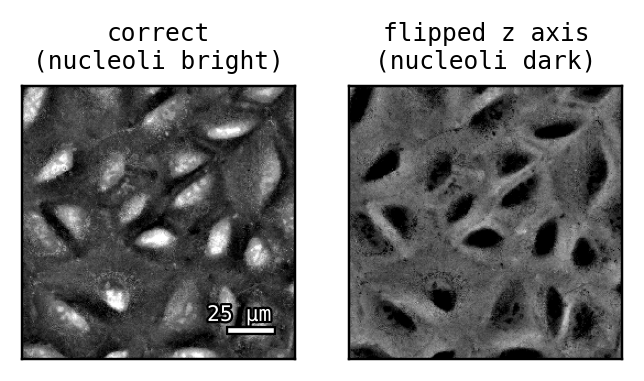
#> input picture docs/guide/labelfree-screening/figures/fig_flip.png, 644 x 381 px, given in place of stack_3.png, which was not available
$ python make_figures.py
#> lines starting #> are read from the running program, lines starting #| are printed output that depends on the picture; after the words box and inside, x2 and y2 are one past the last pixel; in counts of white or black regions, pixels touching at a corner belong together
"""Generate the data figures for the label-free screening tutorial.

Draws every figure from the 8-bit image crops in ./data/, so it needs no
data outside this folder. See ../README.md for the exact command and the
pinned package versions.

Writes vector PDF (for the whitepaper) and PNG (for the docs site) figure
pairs into this folder. Figures are drawn at their print size with 8 pt
labels: the overview at the full text width, the failure-mode figures at
the size they take inside their boxes, so the whitepaper includes them
unscaled.

The crops in ./data/ are cut from one raw OPS position and from
reconstructions of it on the Biohub HPC. ``--from-hpc`` rebuilds them there
(needs iohub); the paths are options because they are specific to that
system.

The Koehler alignment figure has its own script, koehler/make_figure.py.
"""

import argparse
from pathlib import Path

import matplotlib
import matplotlib.patheffects as pe
import matplotlib.pyplot as plt
import numpy as np
from PIL import Image, ImageDraw

matplotlib.use("Agg")
plt.rcParams["font.family"] = "monospace"
plt.rcParams["font.size"] = 8

FIGURES = Path(__file__).resolve().parent
DATA = FIGURES / "data"

# Defaults for --from-hpc: the raw OPS position, and the folder of
# reconstructions of it (one <name>.zarr per variant, see refresh_from_hpc).
RAW_PATH = "/hpc/projects/icd.fast.ops/ops0105_20260106/0-convert/live_imaging/phenotyping_transform.zarr/A/1/029029"
RECONS = "/hpc/mydata/talon.chandler/2026-11-04-wo-hcs-whitepaper/recons"

FULL_W = 7.5  # print width (in) of a full-width figure: letter paper, 1.25 cm margins
BOX_W = 2.9  # print width (in) of a figure inside a failure-mode box
N_SLICES = 7  # slices in the defocus stack
CROP_PX = 256  # stored crop size; more than any panel needs at print resolution

# Zoom regions chosen from full-FOV overviews: clean monolayer, no debris.
YS = slice(384, 896)
XS = slice(1152, 1664)
T_YS, T_XS = slice(256, 768), slice(1280, 1792)  # edge-tile crop
F_YS, F_XS = slice(384, 704), slice(1344, 1664)  # focus-sweep crop
S_YS, S_XS = slice(640, 1152), slice(1280, 1792)  # defocus-stack crop
PX_UM = 0.325  # yx pixel size in micrometers
N_WIDE, N_FOCUS = 512, 320  # source pixels across the wide and focus crops

# Frame colors for the failure-mode panels: red = failed result, green = good result.
FAIL, GOOD = "#d62728", "#2ca02c"


# [51 lines left out: function refresh_from_hpc, not called in this run]


def load(name):
    """Load one display-scaled crop from ./data/.

    Parameters
    ----------
    name : str
        Basename of the PNG in ./data/ (without extension).

    Returns
    -------
    numpy.ndarray
        2D uint8 image.
    """
#> called with name = 'stack_3'
    return np.asarray(Image.open(DATA / f"{name}.png").convert("L"))
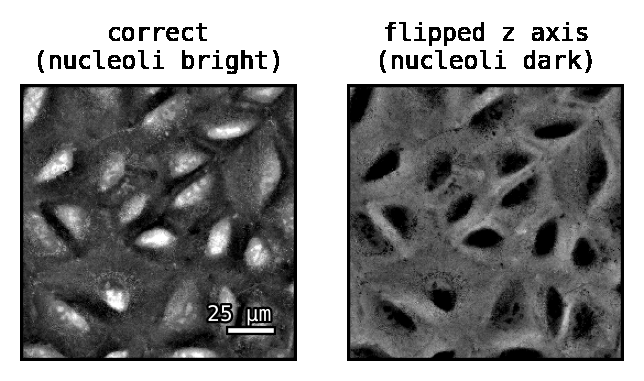
#> returned value: shape (381, 644); min 0, max 255, mean 136.5


def show(ax, img):
    """Show a display-scaled crop in grayscale without ticks."""
    ax.imshow(img, cmap="gray", vmin=0, vmax=255)
    ax.set_xticks([])
    ax.set_yticks([])


def field_stop_view(img, radius=0.19, n_blades=10, tilt_deg=11):
    """Show an image through a centered, focused field stop.

    Matches the "Center" inset of the Koehler figure: a bright bladed
    aperture on a dark field.

    Parameters
    ----------
    img : numpy.ndarray
        2D uint8 image filling the camera field of view.
    radius : float, optional
        Aperture radius as a fraction of the image width.
    n_blades : int, optional
        Number of aperture blades.
    tilt_deg : float, optional
        Rotation of the blades in degrees.

    Returns
    -------
    numpy.ndarray
        2D uint8 image, black outside the aperture.
    """
#> called with radius = 0.19, n_blades = 10, tilt_deg = 11
    n = 600
#> n = 600
    t = np.radians(tilt_deg + np.arange(n_blades) * 360 / n_blades)
    mask = Image.new("L", (n, n), 0)
#> mask: PIL image 600x600 L; every value is 0
    ImageDraw.Draw(mask).polygon(list(zip(n * (0.5 + radius * np.cos(t)), n * (0.5 + radius * np.sin(t)))), fill=255)
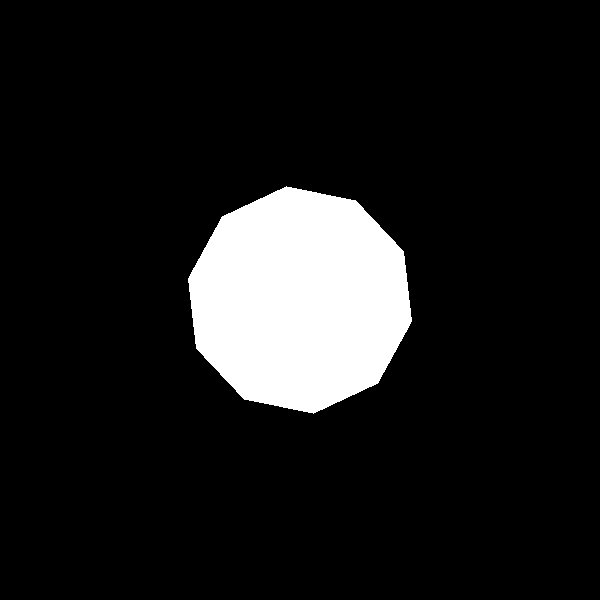
#> mask: PIL image 600x600 L; 10.7% white; 1 white region, box (x1, y1, x2, y2) and area: (188, 186, 412, 414) 38422
    big = np.asarray(Image.fromarray(img).resize((n, n), Image.LANCZOS), float)
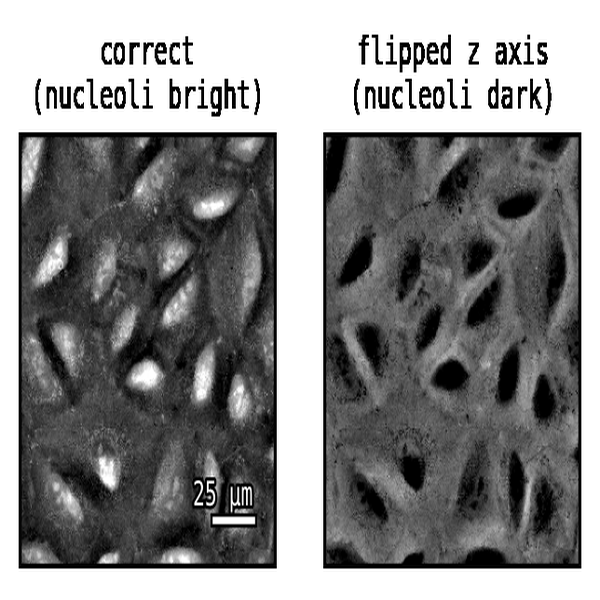
#> big: shape (600, 600) float64; min 0, max 255, mean 136.5
    return np.rint(big * np.asarray(mask) / 255).astype(np.uint8)
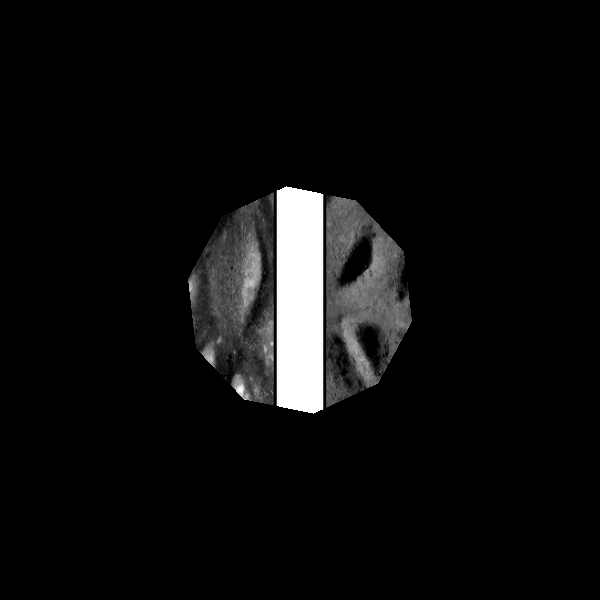
#> returned value: shape (600, 600); min 0, max 255, mean 12.8


# [78 lines left out: functions add_scalebar, panel, save, not called in this run]


def draw_mda_zstack_panel(ax, z_start, z_end, z_step):
    """Draw the Micro-Manager MDA "Z-stacks (slices)" group box.

    Mimics the Multi-Dimensional Acquisition dialog, laid out compactly so
    the text stays legible at print size.

    Parameters
    ----------
    ax : matplotlib.axes.Axes
        Target axes; its aspect ratio should be 440:330.
    z_start, z_end, z_step : str
        Values shown in the three text fields.
    """
    w, h = 440, 330
    ax.set_xlim(0, w)
    ax.set_ylim(h, 0)
    ax.axis("off")
    pt = ax.get_position().width * ax.figure.get_figwidth() * 72 / w
    gui = dict(family="DejaVu Sans", va="center")  # bundled with matplotlib, so it renders the same anywhere
    box = matplotlib.patches.FancyBboxPatch

    def rounded(x, y, bw, bh, fc, ec, r=4, lw=0.5, z=2):
        ax.add_patch(box((x, y), bw, bh, boxstyle=f"round,pad=0,rounding_size={r}", fc=fc, ec=ec, lw=lw, zorder=z))

    def checkbox(x, y, size=30):
        rounded(x, y - size / 2, size, size, "white", "#8e8e8e", r=4)
        ax.plot(
            [x + 0.22 * size, x + 0.43 * size, x + 0.80 * size],
            [y, y + 0.24 * size, y - 0.27 * size],
            color="#1f3f99",
            lw=0.11 * size * pt,
            solid_capstyle="round",
            solid_joinstyle="round",
            zorder=3,
        )

    ax.add_patch(plt.Rectangle((0, 0), w, h, fc="#efefef", ec="none", zorder=0))
    rounded(8, 26, w - 16, h - 34, "none", "#c4c4c4", r=5, lw=0.6, z=1)
    ax.add_patch(plt.Rectangle((22, 10), 300, 32, fc="#efefef", ec="none", zorder=1.5))
    checkbox(30, 26)
    ax.text(70, 26, "Z-stacks (slices)", fontsize=27 * pt, weight="bold", color="#1e1e1e", **gui)
    rows = (("Z-start [um]", z_start, True), ("Z-end [um]", z_end, True), ("Z-step [um]", z_step, False))
    for i, (label, value, has_set) in enumerate(rows):
        y = 82 + 50 * i
        ax.text(34, y, label, fontsize=24 * pt, color="#111111", **gui)
        rounded(192, y - 21, 112, 42, "white", "#b4b4b4", r=2)
        ax.text(202, y, value, fontsize=24 * pt, color="#111111", **gui)
        if has_set:
            rounded(312, y - 20, 102, 40, "#f5f5f5", "#c6c6c6", r=5)
            ax.text(363, y, "Set", fontsize=24 * pt, color="#9a9a9a", ha="center", **gui)
    rounded(34, 212, 236, 40, "#e2e2e2", "#a6a6a6", r=4)
    ax.text(46, 232, "relative Z", fontsize=24 * pt, color="#111111", **gui)
    ax.add_patch(plt.Polygon([[236, 226], [256, 226], [246, 239]], fc="#111111", ec="none", zorder=3))
    checkbox(96, 290, size=28)
    ax.text(136, 290, "Keep shutter open", fontsize=24 * pt, color="#111111", **gui)


def make_overview():
    """Figure 1: acquisition settings, defocus stack, WaveOrder, phase."""
    fig = plt.figure(figsize=(FULL_W, 2.1))

    def icon_axes(rect, aspect_equal=False):
        ax = fig.add_axes(rect)
        ax.set_xlim(0, 1)
        ax.set_ylim(0, 1)
        if aspect_equal:
            ax.set_aspect("equal", anchor="W")
        ax.axis("off")
        return ax

    # Three icons of equal width in one column, labels left-aligned beside them.
    ICON_X, ICON_W = 0.015, 0.085
    ICON_TEXT_X = ICON_X + ICON_W + 0.012
    square = ICON_W * FULL_W / 2.1  # height of a square icon, in figure units

    # Koehler alignment on top: the centered, focused field stop of Figure 2.
    ax = fig.add_axes([ICON_X, 0.655, ICON_W, square])
    show(ax, field_stop_view(load("stack_3")))
    for spine in ax.spines.values():
        spine.set_color("0.3")
        spine.set_linewidth(0.5)
    fig.text(ICON_TEXT_X, 0.655 + square / 2, "Koehler\nalignment", fontsize=7, va="center", ha="left")

    # Transmission optics: cone angles drawn to scale for each NA.
    # half-angle = asin(NA): 23.6 deg for 0.4 (illumination, top),
    # 33.4 deg for 0.55 (detection, bottom).
    ax = icon_axes([ICON_X, 0.30, ICON_W, square], aspect_equal=True)
    tan_ill = np.tan(np.arcsin(0.4))
    tan_det = np.tan(np.arcsin(0.55))
    # trapezoids: cone sides truncated near the sample plane (y = 0.5)
    ill_near, ill_far = 0.70, 0.95  # condenser above the sample
    det_near, det_far = 0.30, 0.05  # objective below the sample
    ax.add_patch(
        plt.Polygon(
            [
                [0.5 - (ill_near - 0.5) * tan_ill, ill_near],
                [0.5 + (ill_near - 0.5) * tan_ill, ill_near],
                [0.5 + (ill_far - 0.5) * tan_ill, ill_far],
                [0.5 - (ill_far - 0.5) * tan_ill, ill_far],
            ],
            color="0.45",
        )
    )
    ax.add_patch(
        plt.Polygon(
            [
                [0.5 - (0.5 - det_near) * tan_det, det_near],
                [0.5 + (0.5 - det_near) * tan_det, det_near],
                [0.5 + (0.5 - det_far) * tan_det, det_far],
                [0.5 - (0.5 - det_far) * tan_det, det_far],
            ],
            color="0.25",
        )
    )
    ax.plot([0.08, 0.92], [0.5, 0.5], color="black", lw=1.0)
    fig.text(ICON_TEXT_X, 0.58, "0.4 NA condenser", fontsize=7, va="center", ha="left")
    fig.text(ICON_TEXT_X, 0.36, "0.55 NA, 20$\\times$\ndetection", fontsize=7, va="center", ha="left")

    # z stack: the Micro-Manager MDA settings that give 7 slices at 2 um.
    mda_h = square * 330 / 440
    ax = fig.add_axes([ICON_X, 0.03, ICON_W, mda_h])
    draw_mda_zstack_panel(ax, "-6", "6", "2")
    fig.text(ICON_TEXT_X, 0.03 + mda_h / 2, "7-slice z stack\n2 µm spacing", fontsize=7, va="center", ha="left")

    # Defocus stack: all 7 planes fanned bottom-to-top in acquisition order.
    step_x, step_y, size_x, size_y = 0.006, 0.053, 0.135, 0.47  # fan offsets and slice size, figure units
    for k in range(N_SLICES):
        ax = fig.add_axes([0.29 + step_x * k, 0.085 + step_y * k, size_x, size_y])
        img = load(f"stack_{k}").copy()
#> call 2 of load, with name = 'stack_0'
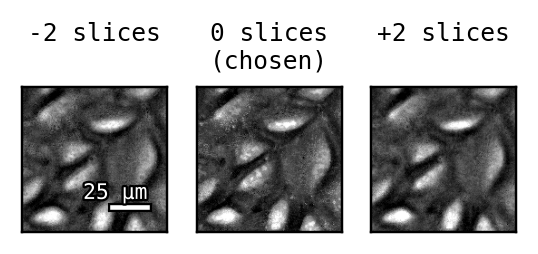
#> input picture docs/guide/labelfree-screening/figures/fig_focus.png, 538 x 254 px, given in place of stack_0.png, which was not available
#> in load (call 2), `return np.asarray(Image.open(DATA / f"{name}.png").convert("L"))`:
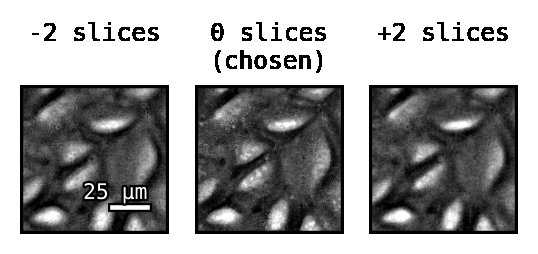
#> returned value: shape (254, 538); min 0, max 255, mean 159.1
        if k < N_SLICES - 1:
            # blank the part hidden behind the next slice; it is never seen and only bloats the files
            h, w = img.shape
#> h = 254; w = 538
            img[: int(h * (1 - step_y / size_y)) - 2, int(w * step_x / size_x) + 2 :] = 128
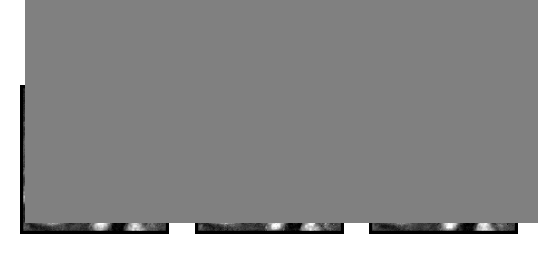
#> img: shape (254, 538); min 0, max 255, mean 140.4
        show(ax, img)
        for spine in ax.spines.values():
            spine.set_color("0.3")
    fig.text(0.3755, 0.025, "7-slice defocus stack", fontsize=8, ha="center")

    # WaveOrder box: config + CLI.
    ax = icon_axes([0.497, 0.05, 0.3, 0.9])
    ax.add_patch(plt.Rectangle((0.02, 0.02), 0.96, 0.96, fill=False, color="0.3", lw=1.0))
    ax.text(0.5, 0.885, "WaveOrder", fontsize=9, ha="center", weight="bold")
    config = [
        "$ cat config.yml",
        "...",
        "yx_pixel_size: 0.325",
        "z_pixel_size: 2.0",
        "numerical_aperture_detection: 0.55",
        "numerical_aperture_illumination: 0.4",
        "z_focus_offset: auto",
        "...",
    ]
    command = [
        "$ waveorder reconstruct \\",
        "    -i data.zarr/A/1/029029 \\",
        "    -c config.yml \\",
        "    -o phase.zarr",
    ]
    ax.text(0.045, 0.56, "\n".join(config), fontsize=6.5, va="center")
    ax.text(0.045, 0.19, "\n".join(command), fontsize=6.5, va="center")

    # Reconstruction.
    show(fig.add_axes([0.83, 0.13, 0.16, 0.72]), load("nominal"))
    fig.text(0.91, 0.025, "quantitative phase", fontsize=8, ha="center")

    # Arrows in the clear gaps between columns.
    for x0, x1 in ((0.253, 0.283), (0.466, 0.494), (0.801, 0.825)):
        fig.add_artist(
            matplotlib.patches.FancyArrowPatch(
                (x0, 0.5),
                (x1, 0.5),
                transform=fig.transFigure,
                arrowstyle="-|>",
                mutation_scale=10,
                color="0.15",
                lw=1.2,
            )
        )

    save(fig, "fig_overview", tight=False)  # exact width, included at the full text width


# [31 lines left out: function make_failure_modes, not called in this run]


if __name__ == "__main__":
    parser = argparse.ArgumentParser(description=__doc__.splitlines()[0])
    parser.add_argument("--from-hpc", action="store_true", help="rebuild ./data/ from the Biohub HPC stores first")
    parser.add_argument("--raw", default=RAW_PATH, help="raw OME-Zarr position used by --from-hpc")
    parser.add_argument("--recons", default=RECONS, help="folder of reconstructions used by --from-hpc")
    args = parser.parse_args()
    if args.from_hpc:
        refresh_from_hpc(args.raw, args.recons)
#> (the run stopped early here; a loop or call above may not have finished)
